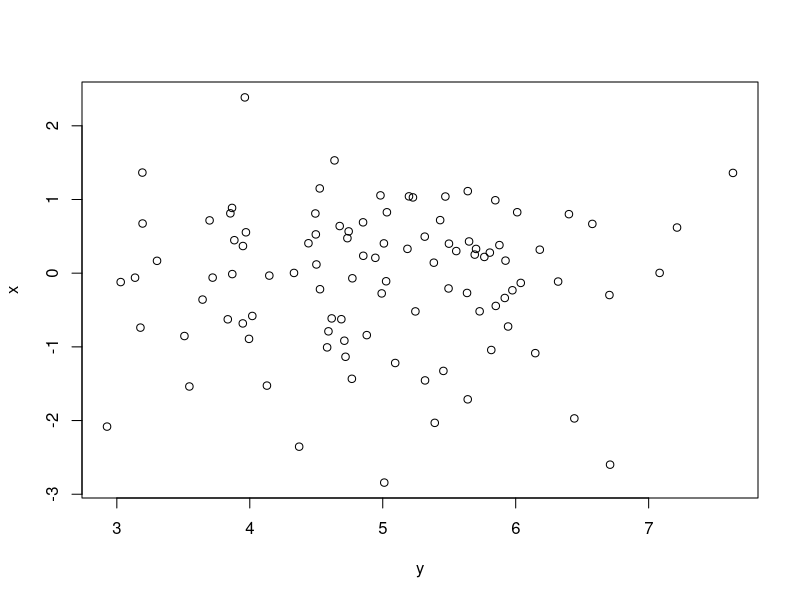

Generate this figure with R:
## ---- chunk 1
knitr::opts_chunk$set(echo = TRUE)
## ---- chunk 2
## People can't see your data when the doc is produced.

## ---- chunk 3
x <- rnorm(100, 0, 1)
y <- rnorm(100, 5, 1)
plot(x~y)
